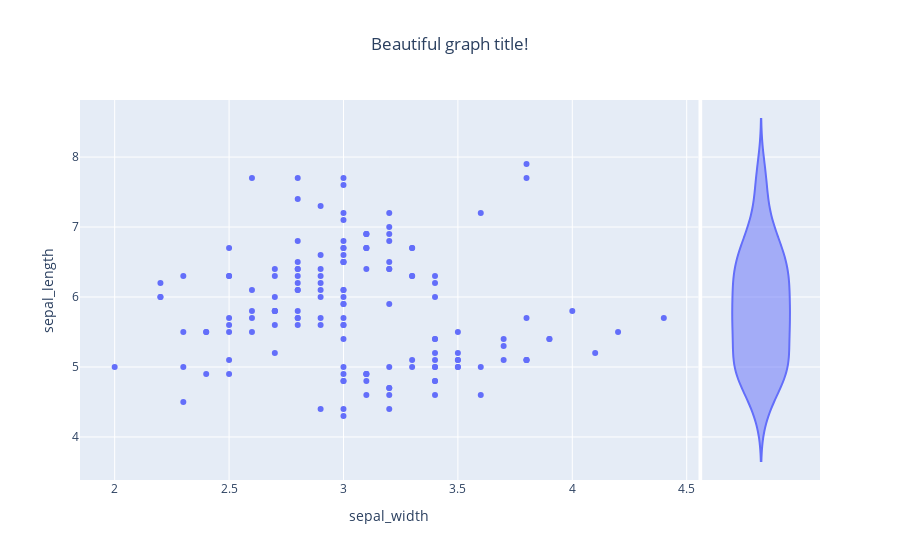

This figure's notebook cell:
### Markdown cell above
## 3 ways to define parameters
### using objects

### Code cell
fig = px.scatter(iris, x='sepal_width', y='sepal_length', title='TITLE ONE', marginal_y='violin')

fig.update_layout(
    title=go.layout.Title(
        text='Beautiful graph title!', x=0.5
        )
)

fig.show()

### Figure 1 — Plotly figure (JSON) as saved in the notebook; plotly's stock layout.template omitted (floating-point values rounded to 4 significant figures; data arrays with more than 128 entries replaced by an {"elided": "..."} marker saying what was removed)
{"data": [{"hovertemplate": "sepal_width=%{x}<br>sepal_length=%{y}<extra></extra>", "legendgroup": "", "marker": {"color": "#636efa", "symbol": "circle"}, "mode": "markers", "name": "", "orientation": "v", "showlegend": false, "type": "scatter", "x": {"elided": "150 float values"}, "xaxis": "x", "y": {"elided": "150 float values"}, "yaxis": "y"}, {"alignmentgroup": "True", "hovertemplate": "sepal_length=%{y}<extra></extra>", "legendgroup": "", "marker": {"color": "#636efa", "symbol": "circle"}, "name": "", "offsetgroup": "", "scalegroup": "y", "showlegend": false, "type": "violin", "xaxis": "x2", "y": {"elided": "150 float values"}, "yaxis": "y2"}], "layout": {"legend": {"tracegroupgap": 0}, "title": {"text": "Beautiful graph title!", "x": 0.5}, "xaxis": {"anchor": "y", "domain": [0, 0.8358], "title": {"text": "sepal_width"}}, "xaxis2": {"anchor": "y2", "domain": [0.8408, 1], "matches": "x2", "showgrid": false, "showline": false, "showticklabels": false, "ticks": ""}, "yaxis": {"anchor": "x", "domain": [0, 1], "title": {"text": "sepal_length"}}, "yaxis2": {"anchor": "x2", "domain": [0, 1], "matches": "y", "showgrid": true, "showticklabels": false}}}
